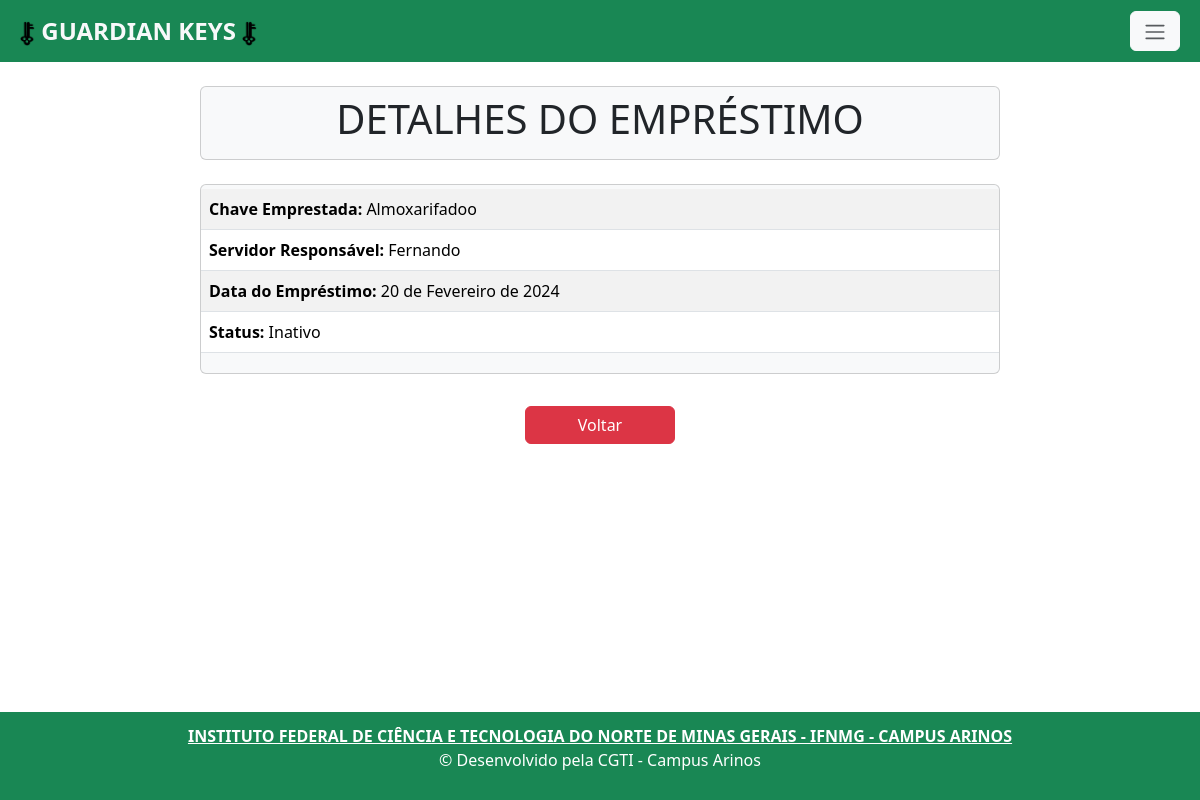
Screenshot of /emprestimo_view/54/ (signed in) with the database file from the repository.
### app/models.py (models this page shows, shortened)
class Emprestimo(models.Model):
    id_servidor = models.ForeignKey(Servidor, on_delete=models.CASCADE)
    id_chave = models.ForeignKey(Chave, on_delete=models.CASCADE)
    status = models.BooleanField(default=True)
    data_emprestimo = models.DateField(auto_now_add=True)

class Chave(models.Model):
    descricao = models.CharField(max_length=150)
    status = models.CharField(max_length=22, choices=STATUS, default='Livre')
    codbarra = models.CharField(max_length=150, unique=True)
    def __str__(self):
        return self.descricao

class Servidor(models.Model):
    nome = models.CharField(max_length=150)
    cargo = models.CharField(max_length=22, choices=CARGO)
    email = models.EmailField(max_length=150, unique=True)
    biometria = models.CharField(max_length=150, unique=True)
    def __str__(self):
        return self.nome

### app/views.py (the view)
# urls.py: path('emprestimo_view/<int:pk>/', emprestimo_view, name='emprestimo_view'),
@login_required
def emprestimo_view(request, pk):
    data = {}
    data['db'] = Emprestimo.objects.get(pk=pk)
    return render(request, 'emprestimo_view.html', data)

### app/templates/emprestimo_view.html
{% extends 'base.html' %}
{% load static %}
{% block content%}
    <div class="col-8 m-auto pt-2 pb-2 text-center card rounded bg-light mb-4">
    <h1>DETALHES DO EMPRÉSTIMO</h1>
    </div>
    <div class="col-8 m-auto pt-1 pb-1 text-center card rounded bg-light mb-4">
      <table class="table table-striped">
        <tbody>
              <tr>
                <td style="text-align: left;"><strong>Chave Emprestada: </strong>{{db.id_chave}}</td>
              </tr>
              <tr>
                <td style="text-align: left;"><strong>Servidor Responsável: </strong>{{db.id_servidor}}</td>
              </tr>
              <tr>
                <td style="text-align: left;"><strong>Data do Empréstimo: </strong>{{db.data_emprestimo}}</td>
              </tr>
              <tr>
                <td style="text-align: left;"><strong>Status:</strong> {% if db.status %} Ativo {% else %} Inativo {% endif %}</td>
              </tr>
        </tbody>
      </table>
    </div>
    <div class="col-8 m-auto pt-2 pb-2 text-center ">
        <a class="btn btn-danger" style="width: 150px;" href="/emprestimo_index"> Voltar </a>
    </div>
{% endblock %}

### rows the page displays
Emprestimo: id_chave "Almoxarifadoo", id_servidor "Fernando", data_emprestimo "20 de Fevereiro de 2024"
